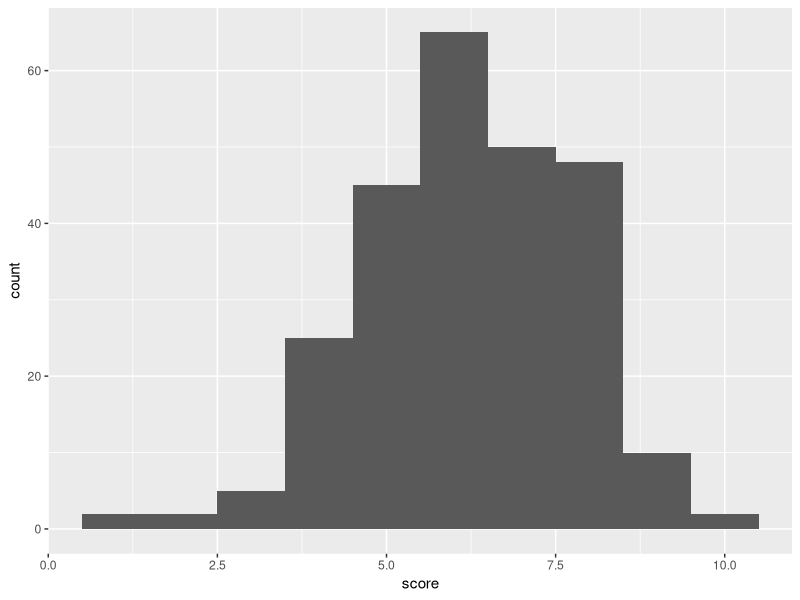

R code for this plot: (Note: this script raises an error after producing the figure.)
library(tidyverse)
library(ggplot2)

percentages <- c(1,
                 1,
                 2,
                 10,
                 18,
                 26,
                 20,
                 19,
                 4,
                 1)
total <- 250

calc_population <- function(total_votes, percentages) {
  array <- c()
  for (i in percentages) {
    pop <- round((total_votes * i)/100, 0)
    array <- c(array, pop)
  }
  return(array)
}

pop <- calc_population(total, percentages)
pop

popDf <- tibble(score = c(1:10), n = pop)

ggplot(popDf) +
  geom_histogram(aes(x = score, weight = n), bins = 10)

scores <- function(df){
  freq <- c()
  for (i in 1:10){
    freq <- c(freq, rep(i, df[i,2]))
  }
  return(freq)
}

scores <- scores(popDf)

mean(scores)
median(scores)

quantile(scores, probs = c(0, 0.25, 0.5, 0.75, 1))
quantile(scores, probs)
